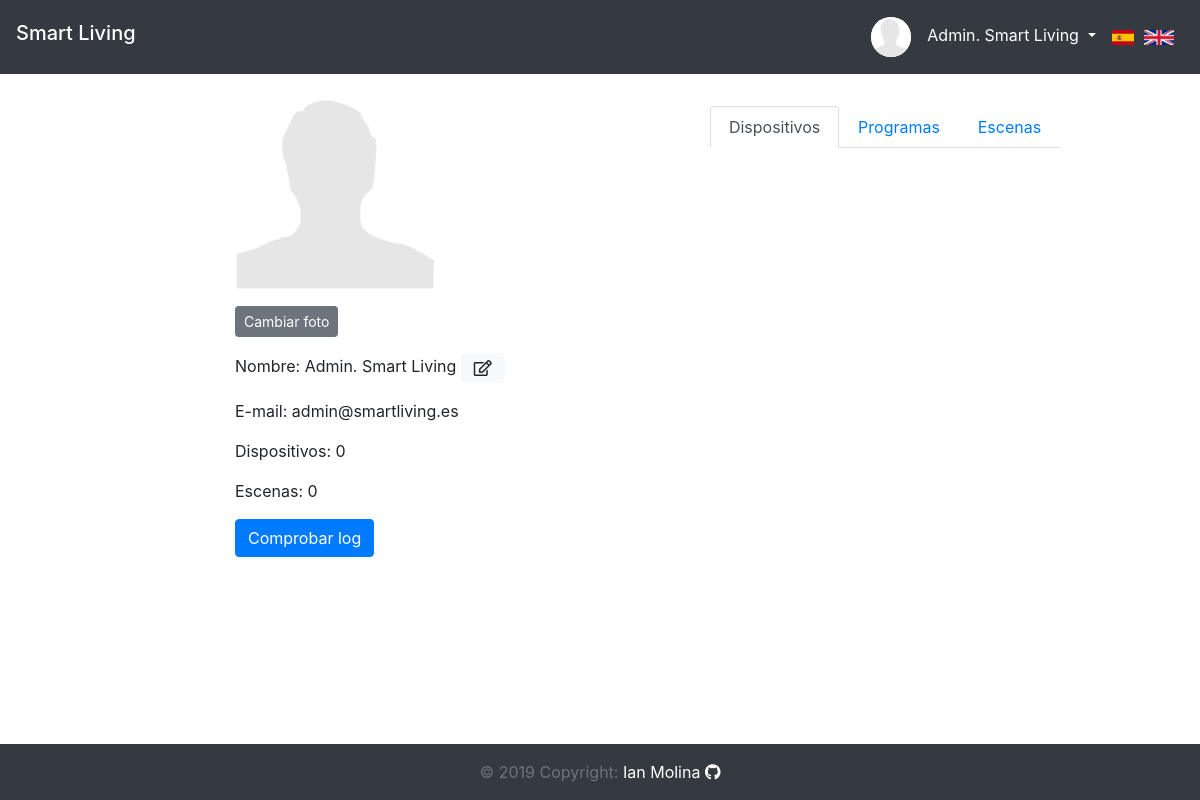
/perfil.php (signed in), run on the app's committed database.
### tables this page shows
CREATE TABLE `usuario` (
  `email` varchar(255) NOT NULL,
  `nombre` varchar(255) NOT NULL,
  `foto` varchar(255) NOT NULL,
  `pass` varchar(255) NOT NULL,
  `activo` tinyint(1) NOT NULL,
  `puerto` int(8) NOT NULL,
  `admin` tinyint(1) NOT NULL,
  `rb_ip` varchar(255) NOT NULL
);

### perfil.php (called while the page is built, shortened)
<?php
require_once "metodos.php";
$dispositivos = $usuario->getDispositivos($conexion);
$escenas = $usuario->getEscenas($conexion);
include "views/partials/header.part.php";
include "views/perfil.view.phtml";
include "views/partials/footer.part.php";
?>

### metodos.php (called while the page is built, shortened)
<?php
require_once "entities/Usuario.php";
$conexion = Connection::make();
if (isset($_SESSION['email'])) {
    $stmt = $conexion->prepare("SELECT * FROM usuario WHERE email = :email");
    $parameters = [':email'=>$_SESSION['email']];
    $stmt->execute($parameters);
    $stmt->setFetchMode(PDO::FETCH_CLASS|PDO::FETCH_PROPS_LATE, "Usuario");
    $usuario = $stmt->fetch();
}
?>

### entities/Usuario.php (called while the page is built, shortened)
<?php
class Usuario {
    protected $email;
    protected $nombre;
    protected $foto;
    public function __construct($email="", $dni="", $nombre="", $foto="", $pass="", $activo="", $puerto="", $admin="") {
        $this->email = $email;
        $this->nombre = $nombre;
        $this->foto = $foto;
    }
    public function getDispositivos($conexion) {
        $stmt_disp = $conexion->prepare("SELECT * FROM dispositivo WHERE usuario_email = '$this->email'");
        $stmt_disp->execute();
        $dispositivos = $stmt_disp->fetchAll(PDO::FETCH_ASSOC);
        return $dispositivos;
    }
    public function getEscenas($conexion) {
        $stmt_esc = $conexion->prepare("SELECT * FROM escena WHERE usuario_email = '$this->email'");
        $stmt_esc->execute();
        $escenas = $stmt_esc->fetchAll(PDO::FETCH_ASSOC);
        return $escenas;
    }
    public function getEmail(): string {
        return $this->email;
    }
    public function getNombre(): string {
        return $this->nombre;
    }
    public function getFoto(): string {
        return $this->foto;
    }
}

### lengC.php (called while the page is built, shortened)
<?php
$i_perfil_boton1 = "Cambiar foto";
$i_perfil_texto1 = "Nombre: ";
$i_perfil_texto2 = "E-mail: ";
$i_perfil_texto3 = "Dispositivos: ";
$i_perfil_texto4 = "Escenas: ";
$i_perfil_boton2 = "Comprobar log";
$i_perfil_tab1 = "Dispositivos";
$i_perfil_tab2 = "Programas";
$i_perfil_tab3 = "Escenas";
?>

### views/perfil.view.phtml (the view, shortened to what this page needs)
<div class="container datos_perfil mt-3">
    <div class="row">
        <div class="col-4 offset-2">
            <form action="perfil.php" method="post" enctype="multipart/form-data">
                <img src="<?= $usuario->getFoto() ?>">
                <br>
                <button type="button" class="btn btn-secondary btn-sm mt-3" id="update_foto"><?= $i_perfil_boton1 ?></button>
            </form>
            <p class="mt-3"><?= $i_perfil_texto1 ?><?= $usuario->getNombre() ?> <i class="btn btn-light far fa-edit"></i></p>
            <p><?= $i_perfil_texto2 ?><?= $usuario->getEmail() ?></p>
            <p><?= $i_perfil_texto3 ?><?= count($dispositivos) ?></p>
            <p><?= $i_perfil_texto4 ?><?= count($escenas) ?></p>
            <button type="button" class="btn btn-primary" id="btn_log"><?= $i_perfil_boton2 ?></button>
        </div>
        <div class="col-4 offset-1 mt-3">
            <ul class="nav nav-tabs nav-fill mb-3" id="myTab" role="tablist">
                <li class="nav-item">
                    <a class="nav-link active" id="disp_tab" data-toggle="tab" href="#disp" role="tab" aria-controls="disp" aria-selected="true"><?= $i_perfil_tab1 ?></a>
                </li>
                <li class="nav-item">
                    <a class="nav-link" id="prg_tab" data-toggle="tab" href="#prg" role="tab" aria-controls="prg" aria-selected="false"><?= $i_perfil_tab2 ?></a>
                </li>
                <li class="nav-item">
                    <a class="nav-link" id="scn_tab" data-toggle="tab" href="#scn" role="tab" aria-controls="scn" aria-selected="false"><?= $i_perfil_tab3 ?></a>
                </li>
            </ul>
        </div>
    </div>
</div>

### views/partials/header.part.php (shortened to what this page needs)
<!doctype html>
<html lang="en">
<head>
    <link rel="stylesheet" href="css/bootstrap.css" />
    <link rel="stylesheet" href="css/main.css" />
    <link rel="stylesheet" href="https://use.fontawesome.com/releases/v5.8.1/css/all.css">
</head>
<body>
<header class="navbar navbar-dark navbar-expand bg-dark">
    <h1 class="navbar-brand"><a href="index.php"">Smart Living</a></h1>
    <?php if(!isset($_SESSION['email'])): ?>
        <button type="button" class="btn btn-light ml-auto mr-3"><?= $i_header_login ?></button>
    <?php else: ?>
        <div class="dropdown ml-auto mr-3">
            <div class="dropdown-toggle" id="dropdownMenuId" data-toggle="dropdown" aria-haspopup="true" aria-expanded="false" style="color: white">
                <img class="mr-3" src="<?= $usuario->getFoto() ?>"><?= $usuario->getNombre() ?>
            </div>
        </div>
    <?php endif; ?>
    <form id="idiomas" class="form-inline my-2 my-lg-0" action="metodos.php" method="post">
        <img src="imgs/spanish.png" id="castellano">
        <img src="imgs/uk.png" id="ingles">
    </form>
</header>

### views/partials/footer.part.php
<br id="separador">
<footer class="bg-dark footer mt-5">
    <div class="footer-copyright text-center py-3 text-light text-muted">© 2019 Copyright:
        <a href="https://github.com/imolinav" style="text-decoration: none;">Ian Molina <i class="fab fa-github"></i></a>
    </div>
</footer>
</body>
</html>

### css/main.css (style rules this page uses)
html { height: 100%; box-sizing: border-box; }
body { position: relative; margin:0; min-height: 100%; }
.navbar a { text-decoration: none; color: white; }
.dropdown-toggle { cursor: pointer; padding: 9px 0; }
.dropdown-toggle img { height: auto; width: auto; max-height: 40px; max-width: 40px; -webkit-border-radius: 20px; -moz-border-radius: 20px; border-radius: 20px; background-color: white; }
#idiomas img { height: 15px; margin-right: 10px; cursor: pointer; }
footer { position: absolute; right:0; left:0; bottom: 0; width: 100%; margin-top: 120px; }
footer a, footer a:hover { text-decoration: none; color: white; }
.datos_perfil img { width: 200px; }

### data on the page
usuario: foto (picture), nombre "Admin. Smart Living", email "admin@smartliving.es"

### other printed values
$i_perfil_boton1 "Cambiar foto"
$i_perfil_texto1 "Nombre:"
$i_perfil_texto2 "E-mail:"
$i_perfil_texto3 "Dispositivos:"
count($dispositivos) "0"
$i_perfil_texto4 "Escenas:"
count($escenas) "0"
$i_perfil_boton2 "Comprobar log"
$i_perfil_tab1 "Dispositivos"
$i_perfil_tab2 "Programas"
$i_perfil_tab3 "Escenas"
